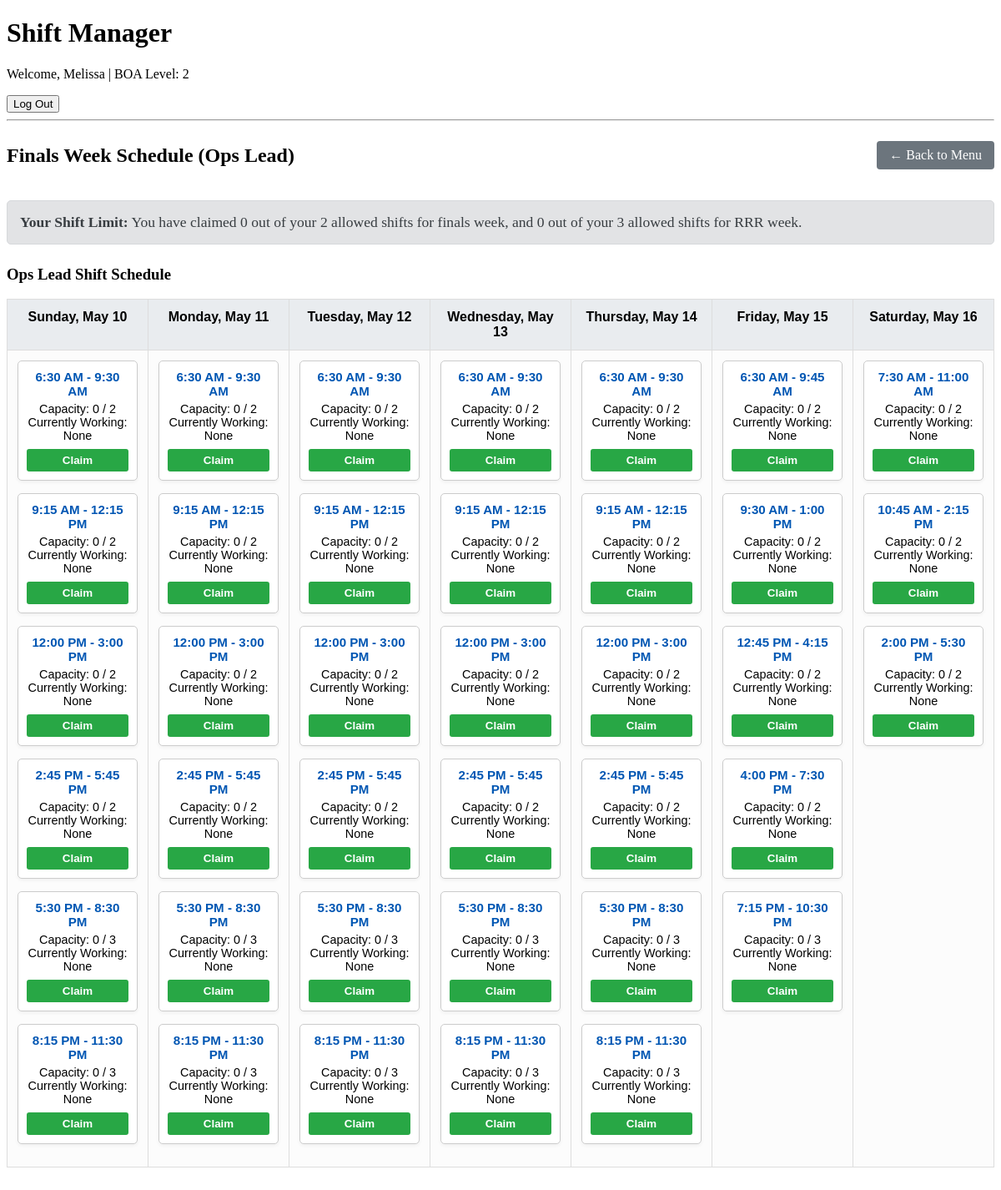
/schedule/finals/ops_lead/ (signed in), run on the app's committed database.
### shifts/models.py (models this page shows)
class User(AbstractUser):
    BOA_CHOICES = [
        (1, "BOA1"),
        (2, "BOA2"),
        (3, "BOA3"),
        (4, "BOA4"),
    ]
    boa_level = models.IntegerField(choices=BOA_CHOICES, default=1)

class Shift(models.Model):
    SHIFT_TYPES = [('DESK', 'Desk Shift'), ('ROAMER', 'Roamer Shift'), ('OPS_LEAD', 'Ops Lead Shift')]
    start_time = models.DateTimeField()
    end_time = models.DateTimeField()
    location = models.CharField(max_length=100)
    shift_type = models.CharField(max_length=10, choices=SHIFT_TYPES)
    capacity = models.PositiveIntegerField(default=3)

### shifts/views.py (the view)
# urls.py: path('schedule/<str:week_type>/<str:role_type>/', views.schedule_view, name='schedule_view'),
@login_required
def schedule_view(request, week_type, role_type):
    shifts = Shift.objects.all().order_by('start_time')
    target_datetime = datetime.datetime(2026, 5, 10) #start of finals week, change in future semesters
    if week_type == 'rrr':
        shifts = shifts.filter(start_time__lt=target_datetime)
        page_title = "RRR Week Schedule"
    elif week_type == 'finals':
        shifts = shifts.filter(start_time__gte=target_datetime)
        page_title = "Finals Week Schedule"
    else:
        return HttpResponse("Invalid week type.", status=400)
    if role_type == 'desk_roamer':
        shifts = shifts.exclude(shift_type='OPS_LEAD')
        page_title += " (Desk & Roamer)"
    elif role_type == 'ops_lead':
        shifts = shifts.filter(shift_type='OPS_LEAD')
        page_title += " (Ops Lead)"
    else:
        return HttpResponse("Invalid role type.", status=400)
    user_shifts = Signup.objects.filter(user=request.user).values_list('shift_id', flat=True)
    user_shift_count = len(user_shifts)
    max_shifts = 3 if request.user.boa_level in [1, 2] else 2 #lowk irrelevant
    max_shifts_finals = 2
    max_shifts_rrr = 3
    user_finals_count = Signup.objects.filter(user=request.user, shift__start_time__gte=target_datetime).count()
    user_rrr_count = Signup.objects.filter(user=request.user, shift__start_time__lt=target_datetime).count()
    dates = sorted(list(set(shift.start_time.date() for shift in shifts)))
    temp_schedule = defaultdict(lambda: defaultdict(list))
    for shift in shifts:
        s_type = shift.get_shift_type_display()
        date = shift.start_time.date()
        temp_schedule[s_type][date].append(shift)
    schedule = {}
    for s_type, dates_dict in temp_schedule.items():
        schedule[s_type] = []
        for date in dates:
            schedule[s_type].append(dates_dict.get(date, []))
    return render(request, 'shifts/dashboard.html', {
        'schedule': schedule,
        'dates': dates,
        'user_shifts': user_shifts,
        'user_shift_count': user_shift_count,
        'max_shifts': max_shifts,
        'max_shifts_finals': max_shifts_finals,
        'max_shifts_rrr': max_shifts_rrr,
        'user_finals_count': user_finals_count,
        'user_rrr_count': user_rrr_count,
        'page_title': page_title # Pass the title so the template knows what we are looking at
    })

### shifts/templates/shifts/dashboard.html (shortened to what this page needs)
{% extends 'shifts/base.html' %}
{% block content %}
    <div style="display: flex; justify-content: space-between; align-items: center; margin-bottom: 20px;">
        <h2>{{ page_title }}</h2>
        <a href="{% url 'home' %}" style="padding: 8px 15px; background-color: #6c757d; color: white; text-decoration: none; border-radius: 4px;">&larr; Back to Menu</a>
    </div>
    <div style="background-color: #e2e3e5; border: 1px solid #d6d8db; padding: 15px; border-radius: 5px; margin-bottom: 25px; font-size: 1.1em; color: #383d41;">
        <strong>Your Shift Limit:</strong> You have claimed {{ user_finals_count }} out of your {{ max_shifts_finals }} allowed shifts for finals week, and {{ user_rrr_count }} out of your {{ max_shifts_rrr }} allowed shifts for RRR week.
    </div>
    {% for shift_type, days_list in schedule.items %}
        <h3>{{ shift_type }} Schedule</h3>
        <table class="shift-table">
            <thead>
                <tr>
                    {% for date in dates %}
                        <th>{{ date|date:"l, M j" }}</th>
                    {% endfor %}
                </tr>
            </thead>
            <tbody>
                <tr> {% for day_shifts in days_list %}
                        <td>
                            {% for shift in day_shifts %}
                                <div class="shift-card">
                                    <div class="shift-time">
                                        <strong>{{ shift.start_time|time:"g:i A" }} - {{ shift.end_time|time:"g:i A" }}</strong>
                                    </div>
                                    Capacity: {{ shift.signups.count }} / {{ shift.capacity }}<br>
                                    Currently Working:
                                    {% if shift.signups.count == 0 %}
                                        None
                                    {% else %}
                                        <ul style="list-style-type: none; padding-left: 0;">
                                            {% for signup in shift.signups.all %}
                                                <li>{{ signup.user.username }}</li>
                                            {% endfor %}
                                        </ul>
                                    {% endif %}
                                    <form method="POST" action="{% url 'claim_shift' shift.id %}">
                                        {% if shift.id in user_shifts %}
                                            <button type="submit" class="btn" style="background-color: #dc3545; color: white;">Unclaim</button>
                                        {% elif shift.signups.count >= shift.capacity %}
                                            <button type="button" class="btn" disabled style="background-color: #cccccc; color: white;">Full</button>
                                        {% else %}
                                            <button type="submit" class="btn" style="background-color: #28a745; color: white;">Claim</button>
                                        {% endif %}
                                    </form>
                                </div>
                            {% endfor %}
                        </td>
                    {% endfor %}
                </tr>
            </tbody>
        </table>
    {% endfor %}
{% endblock %}

### shifts/templates/shifts/base.html (shortened to what this page needs)
<!DOCTYPE html>
<html lang="en">
    <head>
    </head>
    <body>
        <header>
            <h1>Shift Manager</h1>
            {% if request.user.is_authenticated %}
                <p>Welcome, {{ request.user.username }} | BOA Level: {{request.user.boa_level}} </p>
                <form method="POST" action="{% url 'logout' %}">
                    <button type="submit">Log Out</button>
                </form>
            {% else %}
                <p><a href="{% url 'login' %}">Please log in</a></p>
            {% endif %}
            <hr>
        </header>
        <main>
            {% block content %}
            {% endblock %}
        </main>
    </body>
</html>

### shifts/templates/shifts/dashboard.html (style rules this page uses)
.shift-table { width: 100%; border-collapse: collapse; margin-bottom: 40px; font-family: sans-serif; table-layout: fixed; }
.shift-table th, .shift-table td { border: 1px solid #dddddd; padding: 12px; text-align: center; vertical-align: top; background-color: #fcfcfc; }
.shift-table th { background-color: #e9ecef; font-weight: bold; }
.shift-card { background-color: #ffffff; border: 1px solid #ccc; border-radius: 5px; padding: 10px; margin-bottom: 15px; font-size: 0.9em; box-shadow: 0 2px 4px rgba(0,0,0,0.05); }
.shift-time { color: #0056b3; font-size: 1.05em; margin-bottom: 5px; }
.btn { width: 100%; padding: 6px; margin-top: 8px; border: none; border-radius: 3px; cursor: pointer; font-weight: bold; }

### data on the page
User: user.username "Melissa", user.boa_level "2"
Shift: start_time "6:30 AM", end_time "9:30 AM", signups.count "0", capacity "2", shows "None", shows "Claim"
Shift: start_time "9:15 AM", end_time "12:15 PM", signups.count "0", capacity "2", shows "None", shows "Claim"
Shift: start_time "12:00 PM", end_time "3:00 PM", signups.count "0", capacity "2", shows "None", shows "Claim"
Shift: start_time "2:45 PM", end_time "5:45 PM", signups.count "0", capacity "2", shows "None", shows "Claim"
Shift: start_time "5:30 PM", end_time "8:30 PM", signups.count "0", capacity "3", shows "None", shows "Claim"
Shift: start_time "8:15 PM", end_time "11:30 PM", signups.count "0", capacity "3", shows "None", shows "Claim"
Shift: start_time "6:30 AM", end_time "9:30 AM", signups.count "0", capacity "2", shows "None", shows "Claim"
Shift: start_time "9:15 AM", end_time "12:15 PM", signups.count "0", capacity "2", shows "None", shows "Claim"
Shift: start_time "12:00 PM", end_time "3:00 PM", signups.count "0", capacity "2", shows "None", shows "Claim"
Shift: start_time "2:45 PM", end_time "5:45 PM", signups.count "0", capacity "2", shows "None", shows "Claim"
Shift: start_time "5:30 PM", end_time "8:30 PM", signups.count "0", capacity "3", shows "None", shows "Claim"
Shift: start_time "8:15 PM", end_time "11:30 PM", signups.count "0", capacity "3", shows "None", shows "Claim"
Shift: start_time "6:30 AM", end_time "9:30 AM", signups.count "0", capacity "2", shows "None", shows "Claim"
Shift: start_time "9:15 AM", end_time "12:15 PM", signups.count "0", capacity "2", shows "None", shows "Claim"
Shift: start_time "12:00 PM", end_time "3:00 PM", signups.count "0", capacity "2", shows "None", shows "Claim"
Shift: start_time "2:45 PM", end_time "5:45 PM", signups.count "0", capacity "2", shows "None", shows "Claim"
Shift: start_time "5:30 PM", end_time "8:30 PM", signups.count "0", capacity "3", shows "None", shows "Claim"
Shift: start_time "8:15 PM", end_time "11:30 PM", signups.count "0", capacity "3", shows "None", shows "Claim"
Shift: start_time "6:30 AM", end_time "9:30 AM", signups.count "0", capacity "2", shows "None", shows "Claim"
Shift: start_time "9:15 AM", end_time "12:15 PM", signups.count "0", capacity "2", shows "None", shows "Claim"
Shift: start_time "12:00 PM", end_time "3:00 PM", signups.count "0", capacity "2", shows "None", shows "Claim"
Shift: start_time "2:45 PM", end_time "5:45 PM", signups.count "0", capacity "2", shows "None", shows "Claim"
Shift: start_time "5:30 PM", end_time "8:30 PM", signups.count "0", capacity "3", shows "None", shows "Claim"
Shift: start_time "8:15 PM", end_time "11:30 PM", signups.count "0", capacity "3", shows "None", shows "Claim"
Shift: start_time "6:30 AM", end_time "9:30 AM", signups.count "0", capacity "2", shows "None", shows "Claim"
Shift: start_time "9:15 AM", end_time "12:15 PM", signups.count "0", capacity "2", shows "None", shows "Claim"
Shift: start_time "12:00 PM", end_time "3:00 PM", signups.count "0", capacity "2", shows "None", shows "Claim"
Shift: start_time "2:45 PM", end_time "5:45 PM", signups.count "0", capacity "2", shows "None", shows "Claim"
Shift: start_time "5:30 PM", end_time "8:30 PM", signups.count "0", capacity "3", shows "None", shows "Claim"
Shift: start_time "8:15 PM", end_time "11:30 PM", signups.count "0", capacity "3", shows "None", shows "Claim"
Shift: start_time "6:30 AM", end_time "9:45 AM", signups.count "0", capacity "2", shows "None", shows "Claim"
Shift: start_time "9:30 AM", end_time "1:00 PM", signups.count "0", capacity "2", shows "None", shows "Claim"
Shift: start_time "12:45 PM", end_time "4:15 PM", signups.count "0", capacity "2", shows "None", shows "Claim"
Shift: start_time "4:00 PM", end_time "7:30 PM", signups.count "0", capacity "2", shows "None", shows "Claim"
Shift: start_time "7:15 PM", end_time "10:30 PM", signups.count "0", capacity "3", shows "None", shows "Claim"
Shift: start_time "7:30 AM", end_time "11:00 AM", signups.count "0", capacity "2", shows "None", shows "Claim"
Shift: start_time "10:45 AM", end_time "2:15 PM", signups.count "0", capacity "2", shows "None", shows "Claim"
Shift: start_time "2:00 PM", end_time "5:30 PM", signups.count "0", capacity "2", shows "None", shows "Claim"

### other printed values
{{ page_title }} "Finals Week Schedule (Ops Lead)"
{{ user_finals_count }} "0"
{{ max_shifts_finals }} "2"
{{ user_rrr_count }} "0"
{{ max_shifts_rrr }} "3"
{{ shift_type }} "Ops Lead Shift"
{{ date|date:"l, M j" }} "Sunday, May 10" "Monday, May 11" "Tuesday, May 12" "Wednesday, May 13" "Thursday, May 14" "Friday, May 15" "Saturday, May 16"
